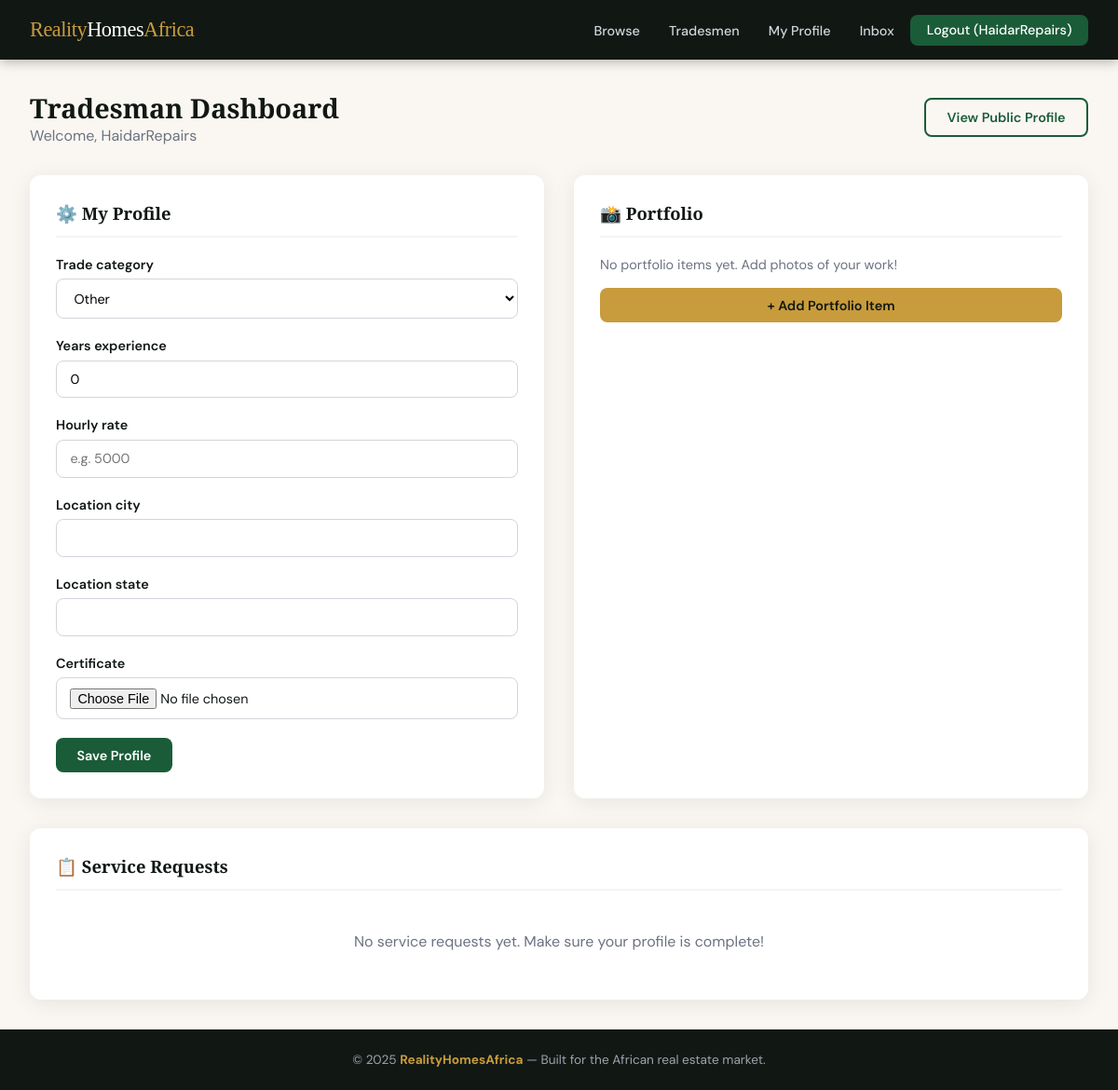
/services/dashboard/ (signed in), run on the app's committed database.
### users/models.py (models this page shows, shortened)
class CustomUser(AbstractUser):
    is_agent = models.BooleanField(default=False)
    is_tradesman = models.BooleanField(default=False)
    is_client = models.BooleanField(default=True)
    phone_number = models.CharField(max_length=15, blank=True, null=True)
    profile_picture = models.ImageField(upload_to='profile_pictures/', blank=True, null=True)
    bio = models.TextField(blank=True, null=True)

### services/models.py (models this page shows, shortened)
class TradesmanProfile(models.Model):
    user = models.OneToOneField(
        settings.AUTH_USER_MODEL,
        on_delete=models.CASCADE,
        related_name='tradesman_profile'
    )
    trade_category = models.CharField(max_length=30, choices=TRADE_CATEGORIES)
    years_experience = models.PositiveIntegerField(default=0)
    hourly_rate = models.DecimalField(max_digits=10, decimal_places=2, null=True, blank=True)
    is_verified = models.BooleanField(default=False)
    location_city = models.CharField(max_length=100, blank=True)
    location_state = models.CharField(max_length=100, blank=True)
    certificate = models.FileField(upload_to='certificates/', null=True, blank=True)

### services/views.py (the view)
# urls.py: path('dashboard/', views.tradesman_dashboard, name='tradesman_dashboard'),
@login_required
def tradesman_dashboard(request):
    if not request.user.is_tradesman:
        raise PermissionDenied
    profile, _ = TradesmanProfile.objects.get_or_create(
        user=request.user,
        defaults={'trade_category': 'other'}
    )
    if request.method == 'POST':
        form = TradesmanProfileForm(request.POST, request.FILES, instance=profile)
        if form.is_valid():
            form.save()
            messages.success(request, "Profile updated!")
            return redirect('services:tradesman_dashboard')
    else:
        form = TradesmanProfileForm(instance=profile)
    portfolio = profile.portfolio.all()
    service_requests = profile.requests.order_by('-created_at')
    return render(request, 'services/tradesman_dashboard.html', {
        'form': form,
        'profile': profile,
        'portfolio': portfolio,
        'service_requests': service_requests,
    })

### services/forms.py
class TradesmanProfileForm(forms.ModelForm):
    class Meta:
        model = TradesmanProfile
        fields = ['trade_category', 'years_experience', 'hourly_rate',
                  'location_city', 'location_state', 'certificate']
        widgets = {
            'years_experience': forms.NumberInput(attrs={'min': 0}),
            'hourly_rate': forms.NumberInput(attrs={'placeholder': 'e.g. 5000'}),
        }

### users/context_processors.py (called while the page is built)
def unread_messages_count(request):
    if request.user.is_authenticated:
        from .models import Message
        count = Message.objects.filter(receiver=request.user, is_read=False).count()
        return {'unread_count': count}
    return {'unread_count': 0}

### templates/services/tradesman_dashboard.html (shortened to what this page needs)
{% extends 'base.html' %}
{% block content %}
<div class="dash-header">
  <div>
    <h1>Tradesman Dashboard</h1>
    <p style="color:var(--gray)">Welcome, {{ user.username }}</p>
  </div>
  <a href="{% url 'services:tradesman_profile' profile.pk %}" class="btn btn-outline">View Public Profile</a>
</div>
<div class="dash-grid">
  <div class="section-card">
    <h2>⚙️ My Profile</h2>
    <form method="post" enctype="multipart/form-data">
      {% for field in form %}
        <div class="form-group">
          <label>{{ field.label }}</label>
          {{ field }}
        </div>
      {% endfor %}
      <button type="submit" class="btn btn-primary">Save Profile</button>
    </form>
  </div>
  <div class="section-card">
    <h2>📸 Portfolio</h2>
    {% if portfolio %}
      <div class="portfolio-thumb-grid">
        {% for item in portfolio %}
          <img src="{{ item.image.url }}" alt="{{ item.title }}" title="{{ item.title }}">
        {% endfor %}
      </div>
    {% else %}
      <p style="color:var(--gray); font-size:0.9rem; margin-bottom:1rem;">No portfolio items yet. Add photos of your work!</p>
    {% endif %}
    <a href="{% url 'services:add_portfolio_item' %}" class="btn btn-gold" style="display:block; text-align:center;">+ Add Portfolio Item</a>
  </div>
</div>
<div class="section-card" style="margin-top:2rem;">
  <h2>📋 Service Requests</h2>
  {% if service_requests %}
    <table>
      <thead><tr><th>Client</th><th>Trade Needed</th><th>Address</th><th>Status</th><th>Date</th></tr></thead>
      <tbody>
        {% for req in service_requests %}
        <tr>
          <td><strong>{{ req.client.username }}</strong></td>
          <td>{{ req.trade_needed }}</td>
          <td style="color:var(--gray); font-size:0.82rem;">{{ req.property_address|truncatechars:40 }}</td>
          <td>
            {% if req.status == 'open' %}<span class="badge badge-gold">Open</span>
            {% elif req.status == 'accepted' %}<span class="badge badge-green">Accepted</span>
            {% else %}<span class="badge badge-gray">Completed</span>{% endif %}
          </td>
          <td style="color:var(--gray); font-size:0.82rem;">{{ req.created_at|date:"M j" }}</td>
        </tr>
        {% endfor %}
      </tbody>
    </table>
  {% else %}
    <p style="color:var(--gray); text-align:center; padding:1.5rem;">No service requests yet. Make sure your profile is complete!</p>
  {% endif %}
</div>
{% endblock %}

### templates/base.html (shortened to what this page needs)
<!DOCTYPE html>
<html lang="en">
<head>
</head>
<body>
<nav>
  <a href="{% url 'listings:homepage' %}" class="nav-logo">Reality<span>Homes</span>Africa</a>
  <ul class="nav-links">
    <li><a href="{% url 'listings:property_list' %}">Browse</a></li>
    <li><a href="{% url 'services:tradesman_list' %}">Tradesmen</a></li>
    {% if user.is_authenticated %}
      {% if user.is_agent %}
        <li><a href="{% url 'listings:agent_dashboard' %}">My Listings</a></li>
        <li><a href="{% url 'listings:agent_inspections' %}">Inspections</a></li>
      {% elif user.is_tradesman %}
        <li><a href="{% url 'services:tradesman_dashboard' %}">My Profile</a></li>
      {% else %}
        <li><a href="{% url 'listings:favorites_list' %}">Saved</a></li>
        <li><a href="{% url 'listings:client_inspections' %}">Bookings</a></li>
      {% endif %}
      <li>
        <a href="{% url 'users:inbox' %}">
          Inbox
        </a>
      </li>
      <li><a href="{% url 'users:logout' %}" class="btn-nav">Logout ({{ user.username }})</a></li>
    {% else %}
      <li><a href="{% url 'users:login' %}">Login</a></li>
      <li><a href="{% url 'users:choose_role' %}" class="btn-nav">Register</a></li>
    {% endif %}
  </ul>
</nav>
<main>
  {% block content %}{% endblock %}
</main>
<footer>
  &copy; 2025 <strong>RealityHomesAfrica</strong> &mdash; Built for the African real estate market.
</footer>
</body>
</html>

### templates/base.html (style rules this page uses)
:root { --green: #1a5c38; --green-light: #2d8653; --gold: #c89b3c; --cream: #faf7f2; --dark: #111814; --gray: #6b7280; --light-gray: #f3f4f6; --white: #ffffff; --danger: #dc2626; --radius: 12px; --shadow: 0 4px 24px rgba(0,0,0,0.08); }
* { box-sizing: border-box; margin: 0; padding: 0; }
body { font-family: 'DM Sans', sans-serif; background: var(--cream); color: var(--dark); min-height: 100vh; display: flex; flex-direction: column; }
nav { background: var(--dark); padding: 0 2rem; height: 64px; display: flex; align-items: center; justify-content: space-between; position: sticky; top: 0; z-index: 1000; box-shadow: 0 2px 12px rgba(0,0,0,0.3); }
.nav-logo { font-family: 'Playfair Display', serif; font-size: 1.4rem; color: var(--gold); text-decoration: none; letter-spacing: -0.5px; }
.nav-logo span { color: var(--white); }
.nav-links { display: flex; align-items: center; gap: 0.25rem; list-style: none; }
.nav-links a { color: #d1d5db; text-decoration: none; padding: 0.5rem 0.85rem; border-radius: 8px; font-size: 0.9rem; font-weight: 500; transition: all 0.2s; }
.btn-nav { background: var(--green); color: var(--white) !important; padding: 0.45rem 1.1rem !important; border-radius: 8px !important; }
main { flex: 1; padding: 2rem; max-width: 1280px; margin: 0 auto; width: 100%; }
.btn { display: inline-block; padding: 0.6rem 1.4rem; border-radius: 8px; font-family: 'DM Sans', sans-serif; font-size: 0.9rem; font-weight: 600; cursor: pointer; border: none; text-decoration: none; transition: all 0.2s; }
.btn-primary { background: var(--green); color: var(--white); }
.btn-gold { background: var(--gold); color: var(--dark); }
.btn-outline { background: transparent; border: 2px solid var(--green); color: var(--green); }
.form-group { margin-bottom: 1.25rem; }
.form-group label { display: block; font-weight: 600; margin-bottom: 0.4rem; font-size: 0.9rem; }
.form-group input, .form-group select, .form-group textarea { width: 100%; padding: 0.65rem 0.9rem; border: 1.5px solid #d1d5db; border-radius: 8px; font-family: 'DM Sans', sans-serif; font-size: 0.9rem; background: var(--white); transition: border 0.2s; }
footer { background: var(--dark); color: #9ca3af; text-align: center; padding: 1.5rem 2rem; font-size: 0.85rem; }
footer strong { color: var(--gold); }

### templates/services/tradesman_dashboard.html (style rules this page uses)
.dash-header { display:flex; justify-content:space-between; align-items:center; margin-bottom:2rem; }
.dash-header h1 { font-family:'Playfair Display',serif; font-size:1.8rem; }
.dash-grid { display:grid; grid-template-columns:1fr 1fr; gap:2rem; }
.section-card { background:var(--white); border-radius:var(--radius); padding:1.75rem; box-shadow:var(--shadow); }
.section-card h2 { font-family:'Playfair Display',serif; font-size:1.15rem; margin-bottom:1.25rem; padding-bottom:0.75rem; border-bottom:2px solid var(--light-gray); }

### data on the page
CustomUser: username "HaidarRepairs"
TradesmanProfile: form "Other" "0"

### other printed values
{{ field.label }} "Trade category" "Years experience" "Hourly rate" "Location city" "Location state" "Certificate"
